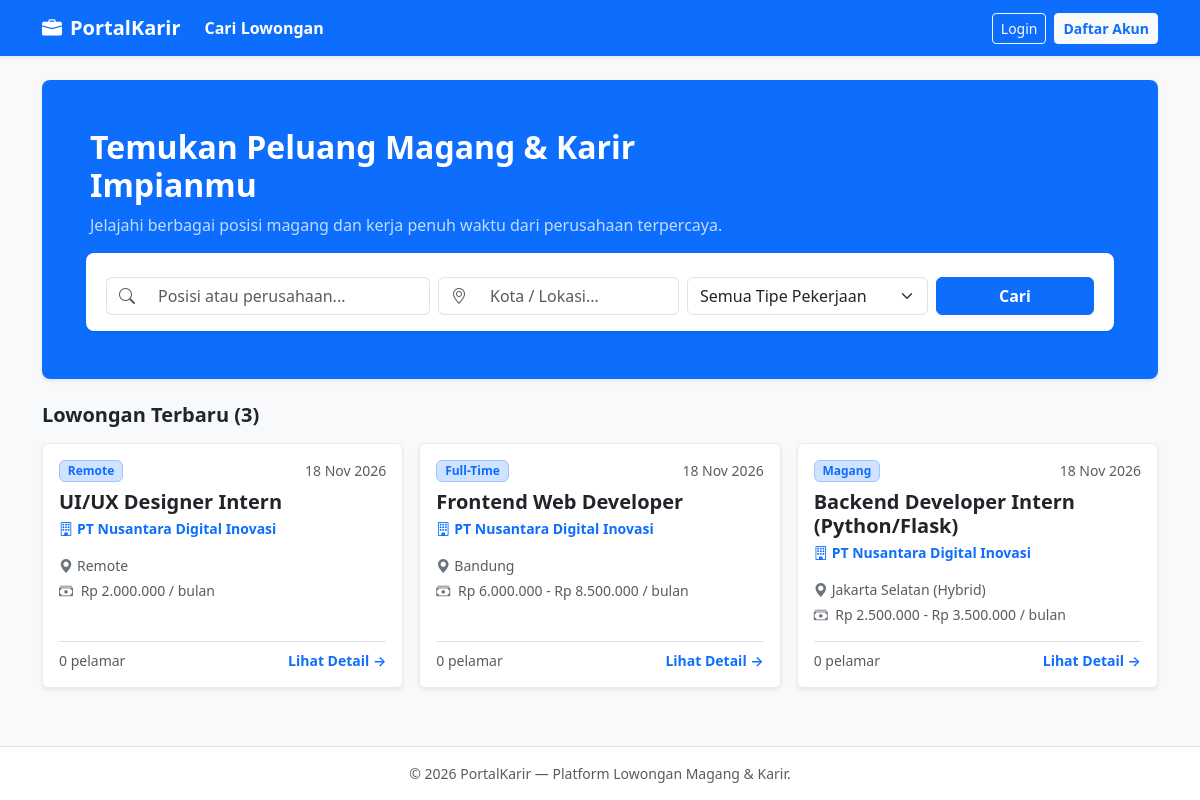
The page / on the database its author committed.
### models.py (models this page shows, shortened)
class Job(db.Model):
    __tablename__ = 'jobs'
    id = db.Column(db.Integer, primary_key=True)
    title = db.Column(db.String(150), nullable=False)
    location = db.Column(db.String(100), nullable=False)
    job_type = db.Column(db.String(50), nullable=False, default='Magang')
    salary_range = db.Column(db.String(100), nullable=True)
    description = db.Column(db.Text, nullable=False)
    requirements = db.Column(db.Text, nullable=False)
    is_active = db.Column(db.Boolean, default=True)
    created_at = db.Column(db.DateTime, default=lambda: datetime.now(timezone.utc))
    company_id = db.Column(db.Integer, db.ForeignKey('users.id'), nullable=False)
    applications = db.relationship('Application', backref='job', lazy=True, cascade='all, delete-orphan')

class User(UserMixin, db.Model):
    __tablename__ = 'users'
    id = db.Column(db.Integer, primary_key=True)
    name = db.Column(db.String(100), nullable=False)
    email = db.Column(db.String(120), unique=True, nullable=False, index=True)
    password_hash = db.Column(db.String(256), nullable=False)
    role = db.Column(db.String(20), nullable=False, default='seeker')
    company_name = db.Column(db.String(150), nullable=True)
    created_at = db.Column(db.DateTime, default=lambda: datetime.now(timezone.utc))
    jobs = db.relationship('Job', backref='employer', lazy=True, cascade='all, delete-orphan')
    applications = db.relationship('Application', backref='applicant', lazy=True, cascade='all, delete-orphan')

### app.py (the view, shortened to what this page needs)
@app.route('/')
def index():
    q = request.args.get('q', '').strip()
    location = request.args.get('location', '').strip()
    job_type = request.args.get('job_type', '').strip()
    query = Job.query.join(User, Job.company_id == User.id).filter(Job.is_active == True)
    if location:
        query = query.filter(Job.location.ilike(f"%{location}%"))
    if job_type:
        query = query.filter(Job.job_type == job_type)
    jobs = query.order_by(Job.created_at.desc()).all()
    return render_template(
        'index.html',
        jobs=jobs,
        q=q,
        location=location,
        job_type=job_type
    )

### templates/index.html (shortened to what this page needs)
{% extends "base.html" %}
{% block content %}
<div class="bg-primary text-white rounded-3 p-4 p-md-5 mb-4 shadow-sm">
    <div class="row align-items-center">
        <div class="col-lg-8 mb-3 mb-lg-0">
            <h2 class="fw-bold mb-2">Temukan Peluang Magang & Karir Impianmu</h2>
            <p class="mb-0 opacity-75">Jelajahi berbagai posisi magang dan kerja penuh waktu dari perusahaan terpercaya.</p>
        </div>
    </div>
    <form method="GET" action="{{ url_for('index') }}" class="row g-2 mt-3 bg-white p-3 rounded-3 shadow-sm text-dark">
        <div class="col-md-4">
            <div class="input-group">
                <span class="input-group-text bg-white border-end-0"><i class="bi bi-search text-muted"></i></span>
                <input type="text" name="q" class="form-control border-start-0" placeholder="Posisi atau perusahaan..." value="{{ q }}">
            </div>
        </div>
        <div class="col-md-3">
            <div class="input-group">
                <span class="input-group-text bg-white border-end-0"><i class="bi bi-geo-alt text-muted"></i></span>
                <input type="text" name="location" class="form-control border-start-0" placeholder="Kota / Lokasi..." value="{{ location }}">
            </div>
        </div>
        <div class="col-md-3">
            <select name="job_type" class="form-select">
                <option value="">Semua Tipe Pekerjaan</option>
            </select>
        </div>
        <div class="col-md-2 d-grid">
            <button type="submit" class="btn btn-primary fw-semibold">Cari</button>
        </div>
    </form>
</div>
<div class="d-flex justify-content-between align-items-center mb-3">
    <h5 class="fw-bold mb-0">
        {% if q or location or job_type %}
            Hasil Pencarian ({{ jobs|length }} lowongan)
        {% else %}
            Lowongan Terbaru ({{ jobs|length }})
        {% endif %}
    </h5>
</div>
{% if jobs %}
    <div class="row g-3">
        {% for job in jobs %}
            <div class="col-md-6 col-lg-4">
                <div class="card h-100 shadow-sm job-card">
                    <div class="card-body d-flex flex-column">
                        <div class="d-flex justify-content-between align-items-start mb-2">
                            <span class="badge bg-primary-subtle text-primary border border-primary-subtle">
                                {{ job.job_type }}
                            </span>
                            <small class="text-muted">{{ job.created_at.strftime('%d %b %Y') }}</small>
                        </div>
                        <h5 class="card-title fw-bold mb-1">
                            <a href="{{ url_for('job_detail', job_id=job.id) }}" class="text-decoration-none text-dark stretched-link">
                                {{ job.title }}
                            </a>
                        </h5>
                        <p class="text-primary fw-semibold small mb-3">
                            <i class="bi bi-building me-1"></i>{{ job.employer.company_name }}
                        </p>
                        <div class="small text-muted mb-3">
                            <div class="mb-1"><i class="bi bi-geo-alt-fill me-1 text-secondary"></i>{{ job.location }}</div>
                            <div>
                                <i class="bi bi-cash-stack me-1 text-secondary"></i>
                                {{ job.salary_range if job.salary_range else 'Gaji / Uang Saku Kompetitif' }}
                            </div>
                        </div>
                        <div class="mt-auto pt-2 border-top d-flex justify-content-between align-items-center">
                            <span class="small text-muted">{{ job.applications|length }} pelamar</span>
                            <span class="text-primary small fw-semibold">Lihat Detail &rarr;</span>
                        </div>
                    </div>
                </div>
            </div>
        {% endfor %}
    </div>
{% endif %}
{% endblock %}

### templates/base.html (shortened to what this page needs)
<!DOCTYPE html>
<html lang="id">
<head>
    <link href="https://cdn.jsdelivr.net/npm/bootstrap@5.3.3/dist/css/bootstrap.min.css" rel="stylesheet">
    <link href="https://cdn.jsdelivr.net/npm/bootstrap-icons@1.11.3/font/bootstrap-icons.min.css" rel="stylesheet">
    <link href="{{ url_for('static', filename='css/style.css') }}" rel="stylesheet">
</head>
<body>
    <nav class="navbar navbar-expand-lg navbar-dark bg-primary shadow-sm sticky-top">
        <div class="container">
            <a class="navbar-brand fw-bold" href="{{ url_for('index') }}">
                <i class="bi bi-briefcase-fill me-2"></i>PortalKarir
            </a>
            <div class="collapse navbar-collapse" id="navbarNav">
                <ul class="navbar-nav me-auto">
                    <li class="nav-item">
                        <a class="nav-link {% if request.endpoint == 'index' %}active fw-semibold{% endif %}" href="{{ url_for('index') }}">
                            Cari Lowongan
                        </a>
                    </li>
                </ul>
                <ul class="navbar-nav ms-auto align-items-lg-center gap-2">
                    {% if current_user.is_authenticated %}
                        <li class="nav-item">
                            <span class="navbar-text text-white small me-2">
                                <i class="bi bi-person-circle me-1"></i>
                                {{ current_user.company_name if current_user.role == 'company' else current_user.name }}
                                <span class="badge bg-light text-primary ms-1">
                                    {{ 'Perusahaan' if current_user.role == 'company' else 'Pelamar' }}
                                </span>
                            </span>
                        </li>
                        <li class="nav-item">
                            <a href="{{ url_for('logout') }}" class="btn btn-outline-light btn-sm">
                                <i class="bi bi-box-arrow-right me-1"></i>Logout
                            </a>
                        </li>
                    {% else %}
                        <li class="nav-item">
                            <a href="{{ url_for('login') }}" class="btn btn-outline-light btn-sm">Login</a>
                        </li>
                        <li class="nav-item">
                            <a href="{{ url_for('register') }}" class="btn btn-light text-primary btn-sm fw-semibold">Daftar Akun</a>
                        </li>
                    {% endif %}
                </ul>
            </div>
        </div>
    </nav>
    <main class="py-4">
        <div class="container">
            {% block content %}{% endblock %}
        </div>
    </main>
    <footer class="bg-white border-top py-3 mt-auto">
        <div class="container text-center text-muted small">
            &copy; 2026 PortalKarir &mdash; Platform Lowongan Magang & Karir.
        </div>
    </footer>
</body>
</html>

### static/css/style.css (style rules this page uses)
body { display: flex; flex-direction: column; min-height: 100vh; background-color: #f8f9fa; }
main { flex: 1; }
.job-card { transition: transform 0.2s ease, box-shadow 0.2s ease; border: 1px solid #e9ecef; }

### rows shown on the page
Job: job_type "Remote", created_at "18 Nov 2026", title "UI/UX Designer Intern", employer.company_name "PT Nusantara Digital Inovasi", location "Remote", salary_range "Rp 2.000.000 / bulan", applications|length "0"
Job: job_type "Full-Time", created_at "18 Nov 2026", title "Frontend Web Developer", employer.company_name "PT Nusantara Digital Inovasi", location "Bandung", salary_range "Rp 6.000.000 - Rp 8.500.000 / bulan", applications|length "0"
Job: job_type "Magang", created_at "18 Nov 2026", title "Backend Developer Intern (Python/Flask)", employer.company_name "PT Nusantara Digital Inovasi", location "Jakarta Selatan (Hybrid)", salary_range "Rp 2.500.000 - Rp 3.500.000 / bulan", applications|length "0"

### other values the page prints
{{ jobs|length }} "3"
